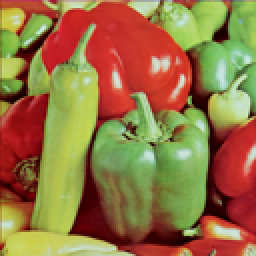
#> input picture A3/si-exercises/exercise_pso/image.png, 128 x 128 px, found by its file name (shown 2 times larger)
$ python 3.1.py
#> lines starting #> are read from the running program, lines starting #| are printed output that depends on the picture; long printed decimals are rounded
import numpy as np
import matplotlib.pyplot as plt
from sklearn.cluster import KMeans
from skimage import io
from skimage.transform import resize


# ============================================================
# 1. DATA ACQUISITION AND INITIAL PROCESSING
# ============================================================

def acquire_and_scale_picture(file_path, dimensions=(128, 128)):
    """
    Load a picture and optionally scale it.

    Parameters:
        file_path (str): Path to picture file
        dimensions (tuple): Desired dimensions (H, W)

    Returns:
        picture (float array): Picture normalized to [0,1]
    """
#> called with file_path = 'A3/si-exercises/exercise_pso/image.png', dimensions = (128, 128)
    picture = io.imread(file_path)
#> picture is the input picture: shape (128, 128, 3); mean R, G, B 149.9, 115.8, 66.5

    # Transform to floating point in [0,1]
    picture = picture / 255.0

    # Scale for improved processing speed
    picture = resize(picture, dimensions, anti_aliasing=True)

    return picture


# ============================================================
# 2. GRAPHICAL OUTPUT UTILITIES
# ============================================================

def display_palette(palette_array):
    """
    Display palette as colored rectangles.
    """
    K = palette_array.shape[0]
    plt.figure(figsize=(K, 1))
    plt.imshow([palette_array])
    plt.axis("off")
    plt.title("Extracted Color Palette")
    plt.show()


def display_picture(picture_array, caption="Picture"):
    plt.figure(figsize=(4, 4))
    plt.imshow(picture_array)
    plt.axis("off")
    plt.title(caption)
    plt.show()


# ============================================================
# 3. PALETTE-BASED COMPRESSION
# ============================================================

def compress_with_palette(picture, palette):
    """
    Compress a picture using a predetermined color palette.

    Parameters:
        picture   : (H, W, 3) float picture in [0,1]
        palette : (K, 3) array of RGB colors

    Returns:
        compressed picture
    """
    H, W, _ = picture.shape

    # Flatten picture to (N, 3)
    pixels = picture.reshape(-1, 3)

    # Calculate distance between each pixel and each palette color
    # Result shape: (N, K)
    distances = np.linalg.norm(
        pixels[:, None, :] - palette[None, :, :],
        axis=2
    )

    # For each pixel, identify nearest palette index
    nearest_idx = np.argmin(distances, axis=1)

    # Substitute each pixel with nearest palette color
    compressed_pixels = palette[nearest_idx]

    # Reshape back to picture
    compressed_picture = compressed_pixels.reshape(H, W, 3)

    return compressed_picture


# ============================================================
# 4. PERFORMANCE METRIC
# ============================================================

def compression_error(picture, palette):
    """
    Calculate total squared compression error.

    Fitness function to minimize.
    """
    H, W, _ = picture.shape
#> H = 128; W = 128
    pixels = picture.reshape(-1, 3)

    distances = np.linalg.norm(
        pixels[:, None, :] - palette[None, :, :],
        axis=2
    )

    minimal_distances = np.min(distances, axis=1)
#> minimal_distances = 16384 values, max 0.842 at index 4873, min 0.0336 at index 8254, mean 0.44

    # Return total squared deviation
    return np.sum(minimal_distances ** 2)


# ============================================================
# 5. SWARM INTELLIGENCE OPTIMIZER
# ============================================================

class SwarmOptimizer:
    """
    Swarm intelligence implementation for palette optimization.
    Each agent represents a color palette of size K.
    """

    def __init__(self, picture, K=8, agent_count=20, inertia=0.7, cognitive=1.5, social=1.5, max_iterations=30):

        self.picture = picture
        self.K = K
        self.dim = 3 * K  # Each color has 3 values (RGB)
        self.agent_count = agent_count
        self.inertia = inertia
        self.cognitive = cognitive
        self.social = social
        self.max_iterations = max_iterations

        # Flattened pixel array (for faster evaluation)
        self.pixels = picture.reshape(-1, 3)

        # Initialize agents
        self.setup_agents()

        # History storage
        self.history_global_best = []
        self.history_fitness = []

    def setup_agents(self):
        """
        Initialize agent positions and velocities.
        """
        # Random positions in [0,1]
        self.positions = np.random.rand(self.agent_count, self.dim)

        # Initialize velocities to zero
        self.velocities = np.zeros((self.agent_count, self.dim))

        # Personal best positions
        self.personal_best_positions = self.positions.copy()

        # Evaluate initial fitness
        self.personal_best_scores = np.array([
            self.evaluate_agent(p)
            for p in self.positions
        ])
#> self.personal_best_scores = 20 values, max 3761.7 at index 0, min 848.9 at index 12, mean 2134.9

        # Global best
        best_idx = np.argmin(self.personal_best_scores)
#> best_idx = 12
        self.global_best_position = self.personal_best_positions[best_idx].copy()
#> self.global_best_position = 24 values, max 0.973 at index 10, min 0.0114 at index 21, mean 0.452
        self.global_best_score = self.personal_best_scores[best_idx]
#> self.global_best_score = 848.9

    def evaluate_agent(self, agent):
        """
        Evaluate fitness of an agent.
        """
        palette = agent.reshape(self.K, 3)
        return compression_error(self.picture, palette)

    def optimize(self):
        """
        Execute swarm optimization iterations.
        """
        for iteration in range(self.max_iterations):

            for i in range(self.agent_count):

                r1 = np.random.rand(self.dim)
                r2 = np.random.rand(self.dim)

                # Velocity update
                self.velocities[i] = (
                    self.inertia * self.velocities[i]
                    + self.cognitive * r1 * (self.personal_best_positions[i] - self.positions[i])
                    + self.social * r2 * (self.global_best_position - self.positions[i])
                )

                # Position update
                self.positions[i] += self.velocities[i]

                # Clip to valid RGB range [0,1]
                self.positions[i] = np.clip(self.positions[i], 0, 1)

                # Evaluate new fitness
                fitness = self.evaluate_agent(self.positions[i])

                # Update personal best
                if fitness < self.personal_best_scores[i]:
                    self.personal_best_scores[i] = fitness
                    self.personal_best_positions[i] = self.positions[i].copy()

                # Update global best
                if fitness < self.global_best_score:
                    self.global_best_score = fitness
                    self.global_best_position = self.positions[i].copy()

            # Store history
            self.history_global_best.append(self.global_best_position.copy())
            self.history_fitness.append(self.global_best_score)

            print(f"Iteration {iteration+1}/{self.max_iterations}, "
                  f"Best Fitness: {self.global_best_score:.4f}")
#> this loop made 30 passes
#| Iteration 1/30, Best Fitness: 848.8665
#| Iteration 2/30, Best Fitness: 848.8665
#| Iteration 3/30, Best Fitness: 848.8665
#| Iteration 4/30, Best Fitness: 848.8665
#| Iteration 5/30, Best Fitness: 754.9914
#| Iteration 6/30, Best Fitness: 624.8011
#| Iteration 7/30, Best Fitness: 624.8011
#| Iteration 8/30, Best Fitness: 537.9778
#> (further printed lines are left out)
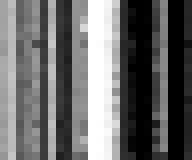
#> self.personal_best_positions: shape (20, 24) float64 (shown 8 times larger); min 0, max 1, mean 0.417
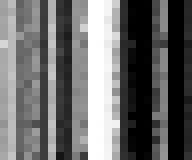
#> self.positions: shape (20, 24) float64 (shown 8 times larger); min 0, max 1, mean 0.42
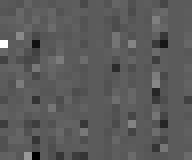
#> self.velocities: shape (20, 24) float64 (shown 8 times larger); min -0.292, max 0.52, mean -0.00177; drawn with min black and max white
#> in compress_with_palette, `compressed_picture = compressed_pixels.reshape(H, W, 3)`:
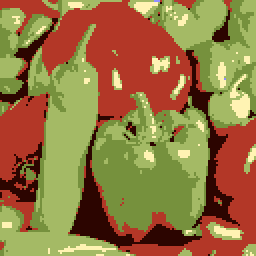
#> compressed_picture: shape (128, 128, 3) float64 (shown 2 times larger); mean of channels 0, 1, 2 0.585, 0.462, 0.252; drawn as R, G, B
#> in display_palette, `plt.show()`:
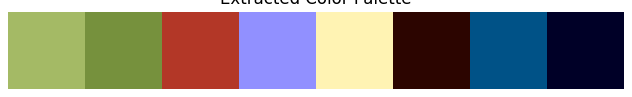
#> figure drawn by matplotlib, 1 panel

        return self.global_best_position.reshape(self.K, 3)


# ============================================================
# 6. TRADITIONAL CLUSTERING APPROACH
# ============================================================

def kmeans_compression(picture, K=8):
    """
    Perform K-means clustering for palette extraction.
    """
    H, W, _ = picture.shape
    pixels = picture.reshape(-1, 3)

    kmeans = KMeans(n_clusters=K, n_init=10)
    labels = kmeans.fit_predict(pixels)

    palette = kmeans.cluster_centers_

    compressed_pixels = palette[labels]

    return compressed_pixels.reshape(H, W, 3), palette


# ============================================================
# 7. PRIMARY EXECUTION BLOCK
# ============================================================

if __name__ == "__main__":

    # Acquire picture
    picture = acquire_and_scale_picture("A3/si-exercises/exercise_pso/image.png", dimensions=(128, 128))

    display_picture(picture, "Original Picture")

    # -------------------------
    # Swarm-Based Compression
    # -------------------------
    swarm = SwarmOptimizer(picture, K=8, agent_count=20, max_iterations=30)
    optimal_palette = swarm.optimize()

    compressed_swarm = compress_with_palette(picture, optimal_palette)

    display_palette(optimal_palette)
    display_picture(compressed_swarm, "Swarm-Optimized Picture")

    # -------------------------
    # K-Means Compression
    # -------------------------
    compressed_kmeans, kmeans_palette = kmeans_compression(picture, K=8)
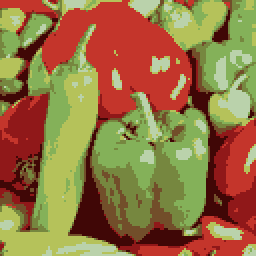
#> compressed_kmeans: shape (128, 128, 3) float64 (shown 2 times larger); mean R, G, B 0.588, 0.454, 0.261

    display_palette(kmeans_palette)
#> in display_palette (call 2), `plt.show()`:
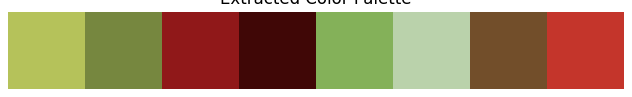
#> figure drawn by matplotlib, 1 panel
    display_picture(compressed_kmeans, "K-Means Compressed Picture")

    # Compare errors
    swarm_error = compression_error(picture, optimal_palette)
    kmeans_error = compression_error(picture, kmeans_palette)

    print("Swarm Method Error:", swarm_error)
#| Swarm Method Error: 400.992
    print("K-Means Method Error:", kmeans_error)
#| K-Means Method Error: 168.359
